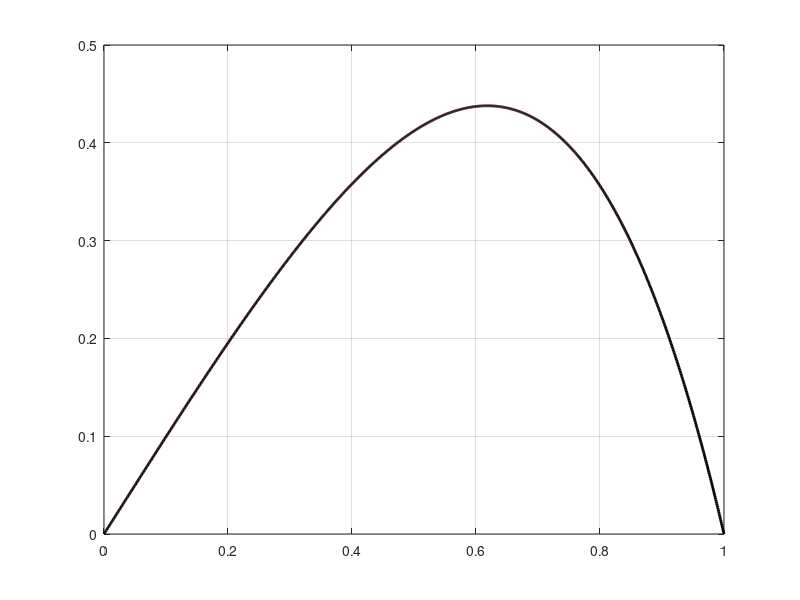

Write the MATLAB code that produced this figure.
function error2 = MG

clear all;

Ncycles = 10000;

nu1 = 3;
nu2 = 3;
omega = 0.5;

Nmin = 20;

M = 1280;
dx = 1/M;

x = (0:dx:1)';
fh = (3*x + x.^2).*exp(x);

% Compute solution by solving A u = f directly
A = (1/dx^2)*(2*diag(ones(M-1,1)) - diag(ones(M-2,1),1) - diag(ones(M-2,1),-1));
u = zeros(M+1,1);
u(2:end-1) = A\fh(2:end-1);

uh = u*0;
for icycl = 1:Ncycles
    uh = MG_rec( uh, fh, nu1, nu2, omega, Nmin);
    plot(x, u, 'r-',  x, uh, 'k-', 'LineWidth',2); grid on; drawnow
    e = u - uh;
    rh = residual(uh, fh);
    error2(icycl) = norm(rh)*sqrt(dx);
    if error2(icycl) < 1.e-3, break, end
end

end

function uh = MG_rec( uh, fh, nu1, nu2, omega, Nmin)
    uh = relax( uh, fh, nu1, omega);

    if length(uh) > Nmin
        rh = residual(uh, fh);
        r2h = restrict(rh);
        e2h = MG_rec( 0*r2h, r2h, nu1, nu2, omega, Nmin);
        eh = prolongate(e2h);
        uh = uh + eh;
    end
    
    uh = relax( uh, fh, nu2, omega);
end

function uh = relax( uh, f, nit, omega)

if nit> 0, fprintf("Smoothing: grid %d\n", length(uh)); end

M = length(uh)-1;
dx = 1/M;

uhn = uh;
for it = 1:nit
    for i = 2:M
        uhn(i) = omega*0.5*(uh(i+1) + uh(i-1) + dx^2*f(i)) + (1-omega)*uh(i);
    end
    uh = uhn;
end
end

function rh = residual( uh, fh)

M = length(uh)-1;
dx = 1/M;

rh = uh*0;
for i = 2:M
    rh(i) = fh(i) + (uh(i+1) - 2*uh(i) + uh(i-1))/dx^2;
end
end

function f2h = restrict( fh)

M = length(fh)-1;
f2h = zeros(M/2+1,1);

for i = 1:M/2+1
    f2h(i) = fh(2*i-1);
end
end

function eh = prolongate( e2h)

M = length(e2h)-1;
eh = zeros(2*M+1,1);

for i = 2:M
    eh(2*i-1) = e2h(i);
end

for i = 2:M+1
    eh(2*i-2) = 0.5*(e2h(i) + e2h(i-1));
end

end